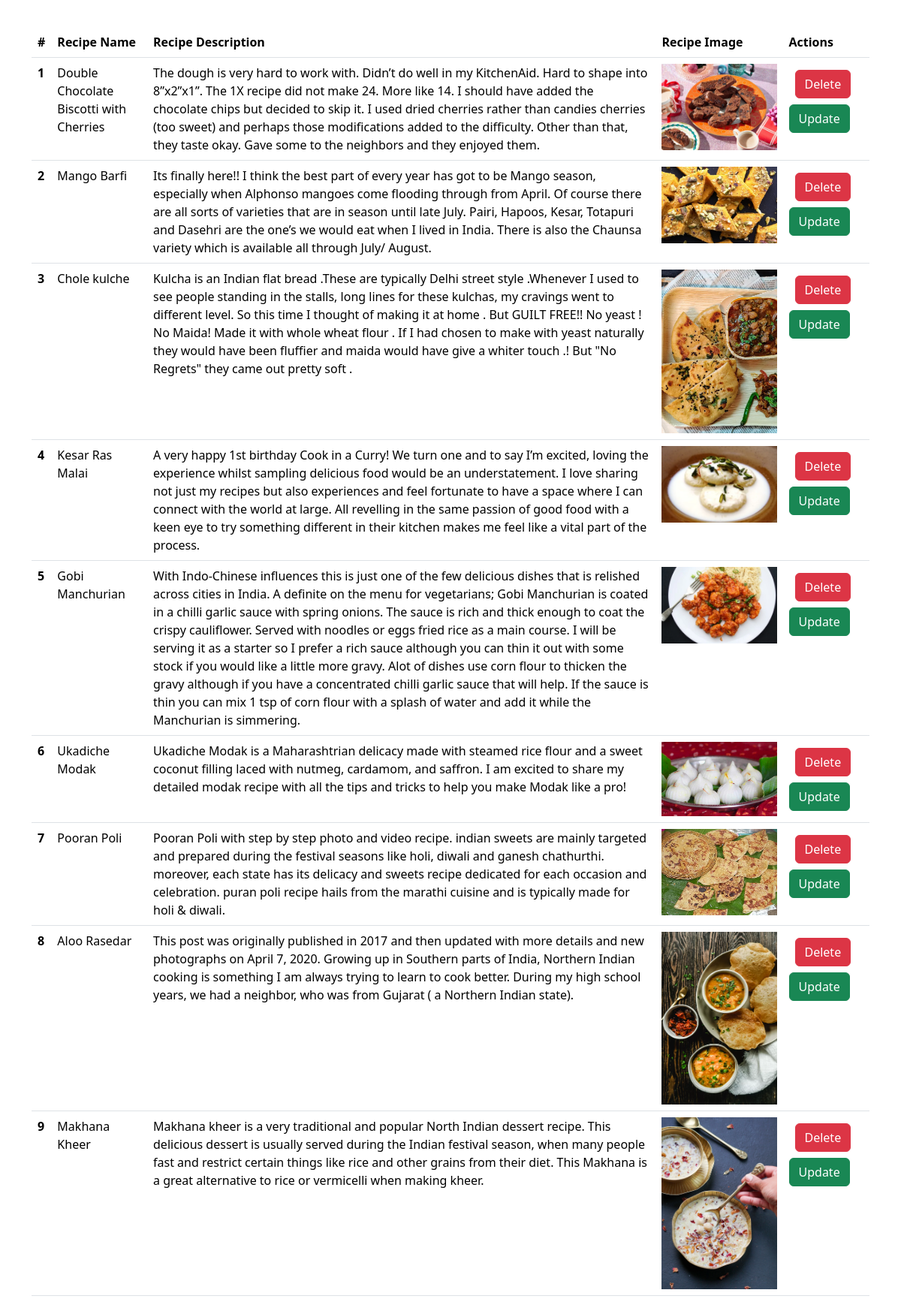
Page /recepies/ (lower part) on the earlier database version.
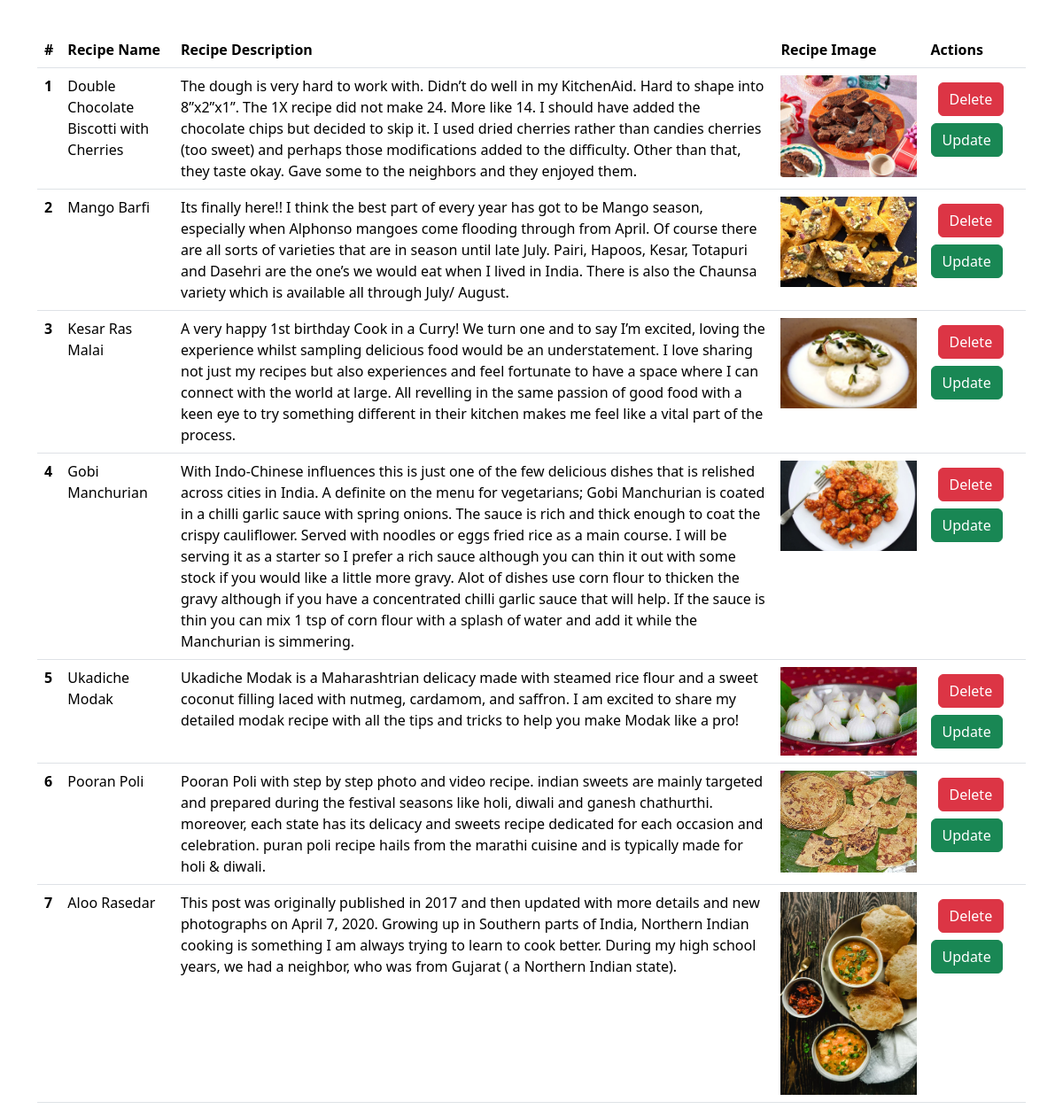
Same page on the later database version.
### vege/models.py (models this page shows)
class Receipe(models.Model):
    user = models.ForeignKey(User, on_delete = models.SET_NULL, null = True, blank = True)
    recp_name = models.CharField(max_length=100)
    recp_desc = models.TextField()
    recp_imag = models.ImageField(upload_to="receipe")

### vege/views.py (the view, shortened to what this page needs)
# urls.py: path('recepies/', recepies , name="recepies"),
def recepies(request):
    queryset = Receipe.objects.all()
    if request.GET.get('search') :
        queryset = queryset.filter(recp_name__icontains = request.GET.get('search') )
    context = {'recepies' : queryset }
    messages.success(request, "Added successfully!")
    return render(request, 'recepies.html', context)

### vege/templates/recepies.html (shortened to what this page needs)
<!DOCTYPE html>
<html>
<head>
    <link href="https://cdn.jsdelivr.net/npm/bootstrap@5.3.2/dist/css/bootstrap.min.css" rel="stylesheet">
</head>
<body>
<div class="container mt-5">
    <div class="row">
        <div class="col-15">
            <table class="table mt-5">
                <thead>
                    <tr>
                    <th scope="col">#</th>
                    <th scope="col">Recipe Name</th>
                    <th scope="col">Recipe Description</th>
                    <th scope="col">Recipe Image</th>
                    <th scope="col">Actions</th>
                    </tr>
                </thead>
                <tbody>
                    {% for receipe in recepies %}
                    <tr>
                    <th scope="row">{{ forloop.counter }}</th>
                    <td>{{ receipe.recp_name }}</td>
                    <td>{{ receipe.recp_desc }}</td>
                    <td class="text-center">
                        <img src= "/media/{{ receipe.recp_imag }}" style="width:100%; height:100%; object-fit:cover;">
                        <td>
                            <a href="/delete_recepie/{{receipe.id}}/" class="btn btn-danger m-2">Delete</a>
                            <a href="/update_recepie/{{receipe.id}}/" class="btn btn-success">Update</a>
                        </td>
                    </td>
                    </tr>
                    {% endfor %}
                </tbody>
            </table>
        </div>
    </div>
</div>
</body>
</html>

Differences in the rows shown:
removed Receipe: recp_name "Chole kulche", recp_desc "Kulcha is an Indian flat bread .These are typically Delhi street style .Whenever I used to see people standing in the stalls, long lines for these kulchas, my cravings went to different level. So this time I thought of making it at home . But GUILT FREE!! No yeast ! No Maida! Made it with whole wheat flour . If I had chosen to make with yeast naturally they would have been fluffier and maida would have give a whiter touch .! But \"No Regrets\" they came out pretty soft .", recp_imag (picture)
removed Receipe: recp_name "Makhana Kheer", recp_desc "Makhana kheer is a very traditional and popular North Indian dessert recipe. This delicious dessert is usually served during the Indian festival season, when many people fast and restrict certain things like rice and other grains from their diet. This Makhana is a great alternative to rice or vermicelli when making kheer.", recp_imag (picture)
